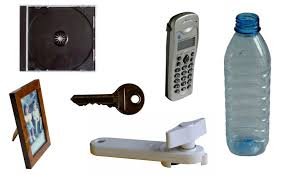
#> input picture image shapeDetect/images/object.jpg, 289 x 175 px, found by its file name
$ python ImageDetect.py   (older library calls are emulated)
#> lines starting #> are read from the running program, lines starting #| are printed output that depends on the picture; after the words box and inside, x2 and y2 are one past the last pixel; in counts of white or black regions, pixels touching at a corner belong together
# -*- coding: utf-8 -*-
"""
Created on Sat Jun 16 09:16:09 2018

@author: hp
"""

import numpy as np
import cv2

rawImage = cv2.imread('C:\\Users\\hp\\Downloads\\mAdhocProject\\detectImageasRectangle\\images\\object.jpg')
#> rawImage is the input picture: shape (175, 289, 3); mean B, G, R 194.8, 194.9, 194
cv2.imshow('Original Image',rawImage)
cv2.waitKey(0)

hsv = cv2.cvtColor(rawImage, cv2.COLOR_BGR2HSV)
#> hsv: shape (175, 289, 3); mean H, S, V 45.1, 23.9, 198.7
cv2.imshow('HSV Image',hsv)
cv2.waitKey(0)

hue ,saturation ,value = cv2.split(hsv)
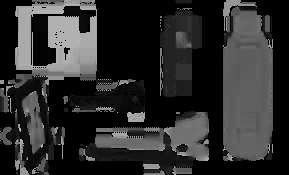
#> hue: shape (175, 289); min 0, max 179, mean 45.1
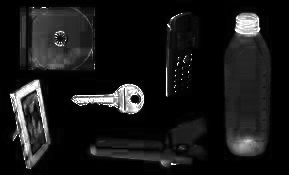
#> saturation: shape (175, 289); min 0, max 255, mean 23.9
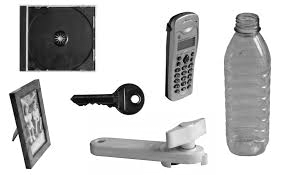
#> value: shape (175, 289); min 0, max 255, mean 198.7
cv2.imshow('Saturation Image',saturation)
cv2.waitKey(0)

retval, thresholded = cv2.threshold(saturation, 0, 255, cv2.THRESH_BINARY + cv2.THRESH_OTSU)
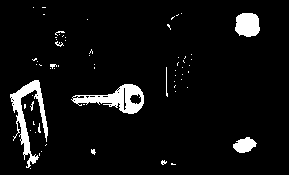
#> thresholded: shape (175, 289); 5.9% white; 65 white regions (57 under 20 px), largest, box (x1, y1, x2, y2) and area: (10, 80, 48, 168) 1006, (71, 84, 144, 114) 937, (235, 13, 260, 37) 496
#> retval = 101
cv2.imshow('Thresholded Image',thresholded)
cv2.waitKey(0)

medianFiltered = cv2.medianBlur(thresholded,5)
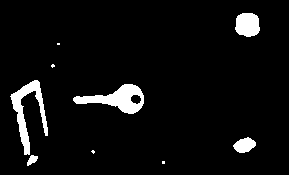
#> medianFiltered: shape (175, 289); 5.4% white; 9 white regions (4 under 20 px)
cv2.imshow('Median Filtered Image',medianFiltered)
cv2.waitKey(0)

_, contours, hierarchy = cv2.findContours(medianFiltered, cv2.RETR_TREE, cv2.CHAIN_APPROX_SIMPLE)
#> contours = 10 contours, 4 with area under 20; largest, box (x1, y1, x2, y2) and area: (73, 84, 144, 114) 962, (10, 80, 48, 155) 776, (235, 13, 260, 37) 454, (233, 137, 256, 153) 222, (130, 94, 142, 105) 82, (27, 155, 38, 166) 56

contour_list = []
for contour in contours:
    area = cv2.contourArea(contour)
    if area > 100 :
        contour_list.append(contour)
#> this loop made 10 passes
#> area on passes 2, 4, 5, 6, 7, 10: 56.5, 222.5, 962, 82.5, 775.5, 454.5
#> after the loop, contour_list = 4 contours; box (x1, y1, x2, y2) and area: (73, 84, 144, 114) 962, (10, 80, 48, 155) 776, (235, 13, 260, 37) 454, (233, 137, 256, 153) 222

cv2.drawContours(rawImage, contour_list,  -1, (255,0,0), 2)
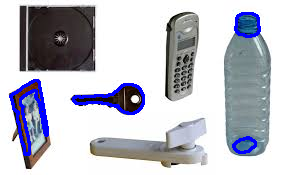
#> rawImage: shape (175, 289, 3); 3.86% of pixels changed, all inside (x1, y1, x2, y2) = (9, 12, 261, 156)
cv2.imshow('Objects Detected',rawImage)
cv2.waitKey(0)

$ run again, with image shapeDetect/images/apple.jpg copied over image shapeDetect/images/object.jpg
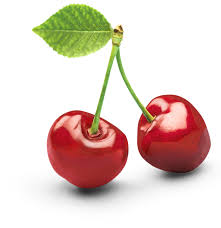
#> input picture image shapeDetect/images/apple.jpg, 221 x 228 px, found by its file name
#> rawImage is the input picture: shape (228, 221, 3); mean B, G, R 201.2, 209.3, 226.6
#> hsv: shape (228, 221, 3); mean H, S, V 24.9, 44.1, 229.7
#> `retval, thresholded = cv2.threshold(saturation, 0, 255, cv2.THRESH_BIN..`:
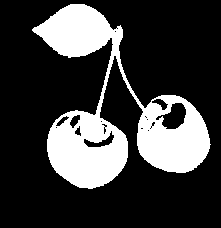
#> thresholded: shape (228, 221); 23.7% white; 1 white region, box (x1, y1, x2, y2) and area: (32, 4, 211, 189) 11959
#> retval = 89
#> medianFiltered: shape (228, 221); 23.9% white; 1 white region
#> contours = 7 contours, 1 with area under 20; largest, box (x1, y1, x2, y2) and area: (33, 4, 210, 189) 12319, (161, 102, 187, 130) 468, (83, 133, 115, 148) 190, (69, 114, 81, 128) 80, (56, 116, 68, 127) 50, (75, 128, 81, 136) 28
#> the loop `for contour in contours:` made 7 passes
#> area on passes 1, 2, 3, 5, 6, 7: 12319, 190, 28.5, 50.5, 80.5, 468
#> after the loop `for contour in contours:`: contour_list = 3 contours; box (x1, y1, x2, y2) and area: (33, 4, 210, 189) 12319, (161, 102, 187, 130) 468, (83, 133, 115, 148) 190
#> `cv2.drawContours(rawImage, contour_list,  -1, (255,0,0), 2)`:
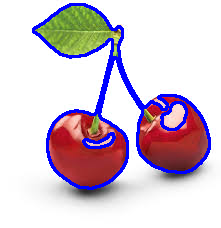
#> rawImage: shape (228, 221, 3); 7.63% of pixels changed, all inside (x1, y1, x2, y2) = (32, 3, 211, 190)
